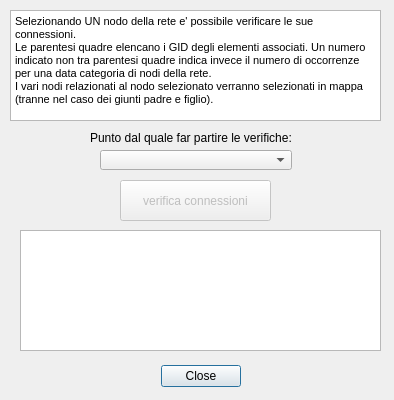
<?xml version="1.0" encoding="UTF-8"?>
<ui version="4.0">
 <class>ProgettoFTTHDockWidgetBase</class>
 <widget class="QDialog" name="ProgettoFTTHDockWidgetBase">
  <property name="geometry">
   <rect>
    <x>0</x>
    <y>0</y>
    <width>394</width>
    <height>400</height>
   </rect>
  </property>
  <property name="windowTitle">
   <string>ProgettoFTTH</string>
  </property>
  <widget class="QDialogButtonBox" name="button_box">
   <property name="geometry">
    <rect>
     <x>150</x>
     <y>360</y>
     <width>91</width>
     <height>32</height>
    </rect>
   </property>
   <property name="orientation">
    <enum>Qt::Horizontal</enum>
   </property>
   <property name="standardButtons">
    <set>QDialogButtonBox::Close</set>
   </property>
  </widget>
  <widget class="QTextBrowser" name="txtHelp">
   <property name="geometry">
    <rect>
     <x>10</x>
     <y>10</y>
     <width>371</width>
     <height>111</height>
    </rect>
   </property>
   <property name="html">
    <string>&lt;!DOCTYPE HTML PUBLIC &quot;-//W3C//DTD HTML 4.0//EN&quot; &quot;http://www.w3.org/TR/REC-html40/strict.dtd&quot;&gt;
&lt;html&gt;&lt;head&gt;&lt;meta name=&quot;qrichtext&quot; content=&quot;1&quot; /&gt;&lt;style type=&quot;text/css&quot;&gt;
p, li { white-space: pre-wrap; }
&lt;/style&gt;&lt;/head&gt;&lt;body style=&quot; font-family:'MS Shell Dlg 2'; font-size:8.15094pt; font-weight:400; font-style:normal;&quot;&gt;
&lt;p style=&quot; margin-top:0px; margin-bottom:0px; margin-left:0px; margin-right:0px; -qt-block-indent:0; text-indent:0px;&quot;&gt;&lt;span style=&quot; font-size:8.15094pt;&quot;&gt;Selezionando UN nodo della rete e' possibile verificare le sue connessioni.&lt;/span&gt;&lt;/p&gt;
&lt;p style=&quot; margin-top:0px; margin-bottom:0px; margin-left:0px; margin-right:0px; -qt-block-indent:0; text-indent:0px;&quot;&gt;&lt;span style=&quot; font-size:8.15094pt;&quot;&gt;Le parentesi quadre elencano i GID degli elementi associati. Un numero indicato non tra parentesi quadre indica invece il numero di occorrenze per una data categoria di nodi della rete.&lt;/span&gt;&lt;/p&gt;
&lt;p style=&quot; margin-top:0px; margin-bottom:0px; margin-left:0px; margin-right:0px; -qt-block-indent:0; text-indent:0px;&quot;&gt;&lt;span style=&quot; font-size:8.15094pt;&quot;&gt;I vari nodi relazionati al nodo selezionato verranno selezionati in mappa (tranne nel caso dei giunti padre e figlio).&lt;/span&gt;&lt;/p&gt;&lt;/body&gt;&lt;/html&gt;</string>
   </property>
  </widget>
  <widget class="QToolButton" name="fileBrowse_btn">
   <property name="enabled">
    <bool>false</bool>
   </property>
   <property name="geometry">
    <rect>
     <x>120</x>
     <y>180</y>
     <width>151</width>
     <height>41</height>
    </rect>
   </property>
   <property name="text">
    <string>verifica connessioni</string>
   </property>
  </widget>
  <widget class="QTextBrowser" name="txtFeedback">
   <property name="geometry">
    <rect>
     <x>20</x>
     <y>230</y>
     <width>361</width>
     <height>121</height>
    </rect>
   </property>
  </widget>
  <widget class="QWidget" name="layoutWidget">
   <property name="geometry">
    <rect>
     <x>0</x>
     <y>0</y>
     <width>2</width>
     <height>2</height>
    </rect>
   </property>
   <layout class="QVBoxLayout" name="verticalLayout"/>
  </widget>
  <widget class="QComboBox" name="comboBoxFromPoint">
   <property name="enabled">
    <bool>true</bool>
   </property>
   <property name="geometry">
    <rect>
     <x>100</x>
     <y>150</y>
     <width>192</width>
     <height>20</height>
    </rect>
   </property>
   <property name="sizePolicy">
    <sizepolicy hsizetype="Expanding" vsizetype="Fixed">
     <horstretch>0</horstretch>
     <verstretch>0</verstretch>
    </sizepolicy>
   </property>
   <property name="maximumSize">
    <size>
     <width>16777215</width>
     <height>16777215</height>
    </size>
   </property>
   <property name="locale">
    <locale language="English" country="UnitedStates"/>
   </property>
   <property name="currentIndex">
    <number>-1</number>
   </property>
  </widget>
  <widget class="QLabel" name="label_7">
   <property name="geometry">
    <rect>
     <x>90</x>
     <y>130</y>
     <width>211</width>
     <height>16</height>
    </rect>
   </property>
   <property name="text">
    <string>Punto dal quale far partire le verifiche:</string>
   </property>
  </widget>
  <zorder>layoutWidget</zorder>
  <zorder>button_box</zorder>
  <zorder>txtHelp</zorder>
  <zorder>fileBrowse_btn</zorder>
  <zorder>txtFeedback</zorder>
  <zorder>comboBoxFromPoint</zorder>
  <zorder>label_7</zorder>
 </widget>
 <resources/>
 <connections>
  <connection>
   <sender>button_box</sender>
   <signal>accepted()</signal>
   <receiver>ProgettoFTTHDockWidgetBase</receiver>
   <slot>accept()</slot>
   <hints>
    <hint type="sourcelabel">
     <x>20</x>
     <y>20</y>
    </hint>
    <hint type="destinationlabel">
     <x>20</x>
     <y>20</y>
    </hint>
   </hints>
  </connection>
  <connection>
   <sender>button_box</sender>
   <signal>rejected()</signal>
   <receiver>ProgettoFTTHDockWidgetBase</receiver>
   <slot>reject()</slot>
   <hints>
    <hint type="sourcelabel">
     <x>20</x>
     <y>20</y>
    </hint>
    <hint type="destinationlabel">
     <x>20</x>
     <y>20</y>
    </hint>
   </hints>
  </connection>
 </connections>
</ui>
